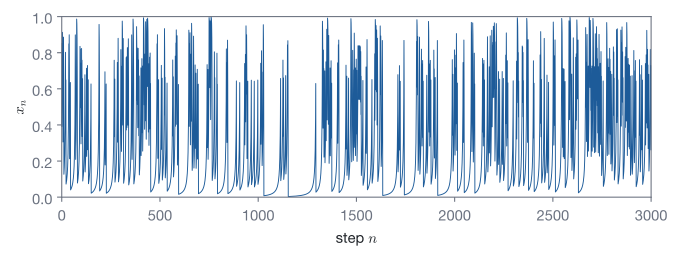

The script that drew this image:
"""A time series of the intermittent map x -> (1 + eps) x + (1 - eps) x^2 mod 1 (Datseris eq. (4.5), Fig. 4.8)."""
import os
import sys

sys.path.insert(0, os.path.join(os.path.dirname(os.path.abspath(__file__)), "..", "..", "..", "_filters"))
from figstyle import *  # noqa: E402,F403

import numpy as np  # noqa: E402

eps, x, xs = 1e-2, 0.3, np.empty(3000)
for k in range(3000):
    x = ((1 + eps) * x + (1 - eps) * x**2) % 1.0
    xs[k] = x

fig, ax = plt.subplots(figsize=(7.2, 2.8))
ax.plot(np.arange(3000), xs, color=ACCENT, lw=0.7)
ax.set_xlabel(r"step $n$")
ax.set_ylabel(r"$x_n$")
ax.set_xlim(0, 3000)
ax.set_ylim(0, 1)
fig.tight_layout()
save_figure(fig, "intermittency")
